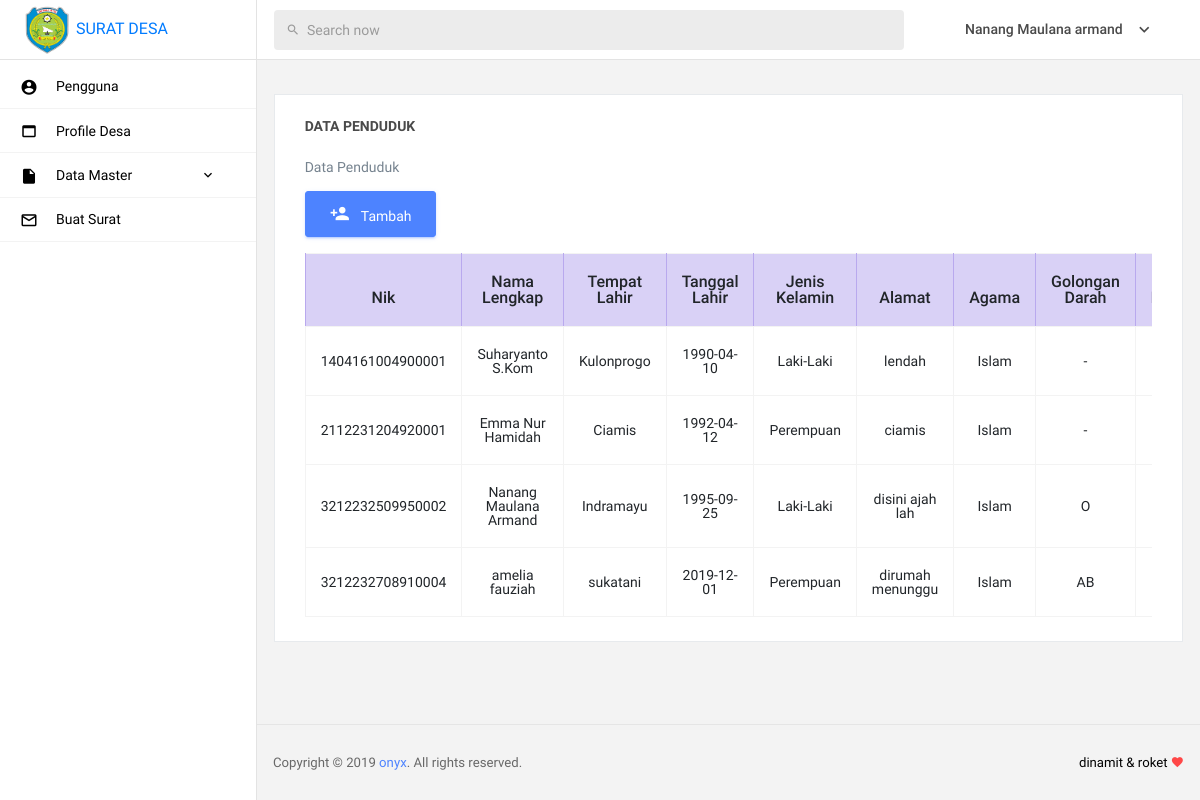
The page /home.php?page=penduduk-data (signed in) on the database its author committed.
### tables this page shows
CREATE TABLE `tb_desa` (
  `id_desa` int(11) NOT NULL AUTO_INCREMENT,
  `logo` varchar(255) DEFAULT NULL,
  `nama_desa` varchar(100) DEFAULT NULL,
  `nama_kecamatan` varchar(100) DEFAULT NULL,
  `nama_kabupaten` varchar(100) DEFAULT NULL,
  `alamat_desa` text,
  `keterangan_lain` varchar(100) DEFAULT NULL,
  PRIMARY KEY (`id_desa`)
);

CREATE TABLE `tb_pengguna` (
  `id` int(11) NOT NULL AUTO_INCREMENT,
  `username` varchar(30) NOT NULL,
  `password` varchar(50) NOT NULL,
  `nama` varchar(32) NOT NULL,
  `level` varchar(10) NOT NULL,
  `foto` varchar(120) NOT NULL,
  PRIMARY KEY (`id`)
);

CREATE TABLE `tb_penduduk` (
  `nik` varchar(100) NOT NULL,
  `nama` varchar(100) DEFAULT NULL,
  `tempat_lahir` varchar(50) DEFAULT NULL,
  `tanggal_lahir` date DEFAULT NULL,
  `jenis_kelamin` varchar(15) DEFAULT NULL,
  `alamat` text,
  `agama` varchar(15) DEFAULT NULL,
  `golongan_darah` varchar(15) DEFAULT NULL,
  `status_perkawinan` varchar(50) DEFAULT NULL,
  `pekerjaan` varchar(50) DEFAULT NULL,
  `kewarganegaraan` varchar(100) DEFAULT NULL,
  PRIMARY KEY (`nik`)
);

### form/content/penduduk-data.php (the view, shortened to what this page needs)
<div class="main-panel">
  <div class="content-wrapper">
    <div class="row">
      <div class="col-12 grid-margin stretch-card">
        <div class="card">
          <div class="card-body">
            <h4 class="card-title">Data Penduduk</h4>
            <p class="card-description">
              Data Penduduk
            </p>
            <a href="home.php?page=penduduk-tambah" class="btn btn-primary btn-icon-text" >
              <i class="mdi mdi-account-plus btn-icon-prepend"></i>
                Tambah
            </a>
            <div class="table-responsive pt-3">
              <table class="table table-bordered">
                <thead>
                  <tr class="table-info">
                    <th style="text-align: center;">Nik</th>
                    <th style="text-align: center;">Nama Lengkap</th>
                    <th style="text-align: center;">Tempat Lahir</th>
                    <th style="text-align: center;">Tanggal Lahir</th>
                    <th style="text-align: center;">Jenis Kelamin</th>
                    <th style="text-align: center;">Alamat</th>
                    <th style="text-align: center;">Agama</th>
                    <th style="text-align: center;">Golongan Darah</th>
                    <th style="text-align: center;">Status Perkawinan</th>
                  </tr>
                </thead>
                <tbody>
                  <?php
                  $penduduk= mysql_query ('
                    SELECT
                      *
                    FROM
                      tb_penduduk
                    ') ;
                  while ($data = mysql_fetch_array ($penduduk)){ ?>
                    <tr>
                      <td style="text-align: center;"><?=$data['nik']?></td>
                      <td style="text-align: center;"><?=$data['nama']?></td>
                      <td style="text-align: center;"><?=$data['tempat_lahir']?></td>
                      <td style="text-align: center;"><?=$data['tanggal_lahir']?></td>
                      <td style="text-align: center;"><?=$data['jenis_kelamin']?></td>
                      <td style="text-align: center;"><?=$data['alamat']?></td>
                      <td style="text-align: center;"><?=$data['agama']?></td>
                      <td style="text-align: center;"><?=$data['golongan_darah']?></td>
                      <td style="text-align: center;"><?=$data['status_perkawinan']?></td>
                    </tr>
                  <?php } ?>
                </tbody>
              </table>
            </div>
          </div>
        </div>
      </div>
    </div>
  </div>

### form/pages/header.php (shortened to what this page needs)
<!DOCTYPE html>
<html lang="en">
  <?php
   if(@$_SESSION['admin']) {
    $userlogin = @$_SESSION['admin'];
  } else {
   header("location: login.php");
 }
 $sql = mysql_query("SELECT * FROM tb_pengguna where id = '$userlogin'") or die(mysql_error());
 $data = mysql_fetch_array($sql);
 $logo =mysql_query("SELECT * FROM tb_desa");
 $log = mysql_fetch_array($logo);
 ?>
 <head>
  <link rel="stylesheet" href="assets/vendors/mdi/css/materialdesignicons.min.css">
  <link rel="stylesheet" href="assets/vendors/base/vendor.bundle.base.css">
  <link rel="stylesheet" href="assets/vendors/datatables.net-bs4/dataTables.bootstrap4.css">
  <link rel="stylesheet" href="assets/css/style.css">
  <link rel="stylesheet" href="https://ajax.googleapis.com/ajax/libs/jqueryui/1.12.1/themes/smoothness/jquery-ui.css">
  <link rel="stylesheet" href="https://cdnjs.cloudflare.com/ajax/libs/chosen/1.8.7/chosen.min.css">
</head>
<body>
  <div class="container-scroller">
    <nav class="navbar col-lg-12 col-12 p-0 fixed-top d-flex flex-row">
      <div class="navbar-brand-wrapper d-flex justify-content-center">
        <div class="navbar-brand-inner-wrapper d-flex justify-content-between align-items-center w-100">
          <a href="home.php?page=pengguna-data"><img src="assets/images/logo/<?=$log['logo']?>" alt="logo" width="50" height="50"/> SURAT DESA</a>
        </div>
      </div>
      <div class="navbar-menu-wrapper d-flex align-items-center justify-content-end">
        <ul class="navbar-nav mr-lg-4 w-100">
          <li class="nav-item nav-search d-none d-lg-block w-100">
            <div class="input-group">
              <div class="input-group-prepend">
                <span class="input-group-text" id="search">
                  <i class="mdi mdi-magnify"></i>
                </span>
              </div>
              <input type="text" class="form-control" placeholder="Search now" aria-label="search" aria-describedby="search">
            </div>
          </li>
        </ul>
        <ul class="navbar-nav navbar-nav-right">
          <li class="nav-item nav-profile dropdown">
            <a class="nav-link dropdown-toggle" href="#" data-toggle="dropdown" id="profileDropdown">
              <span class="nav-profile-name"><?php echo $data['nama']?></span>
            </a>
          </li>
        </ul>
      </div>
    </nav>

### rows shown on the page
tb_desa: logo (picture)
tb_pengguna: nama "Nanang Maulana armand"
tb_penduduk: nik "1404161004900001", nama "Suharyanto S.Kom", tempat_lahir "Kulonprogo", tanggal_lahir "1990-04-10", jenis_kelamin "Laki-Laki", alamat "lendah", agama "Islam", golongan_darah "-"
tb_penduduk: nik "2112231204920001", nama "Emma Nur Hamidah", tempat_lahir "Ciamis", tanggal_lahir "1992-04-12", jenis_kelamin "Perempuan", alamat "ciamis", agama "Islam", golongan_darah "-"
tb_penduduk: nik "3212232509950002", nama "Nanang Maulana Armand", tempat_lahir "Indramayu", tanggal_lahir "1995-09-25", jenis_kelamin "Laki-Laki", alamat "disini ajah lah", agama "Islam", golongan_darah "O"
tb_penduduk: nik "3212232708910004", nama "amelia fauziah", tempat_lahir "sukatani", tanggal_lahir "2019-12-01", jenis_kelamin "Perempuan", alamat "dirumah menunggu", agama "Islam", golongan_darah "AB"
